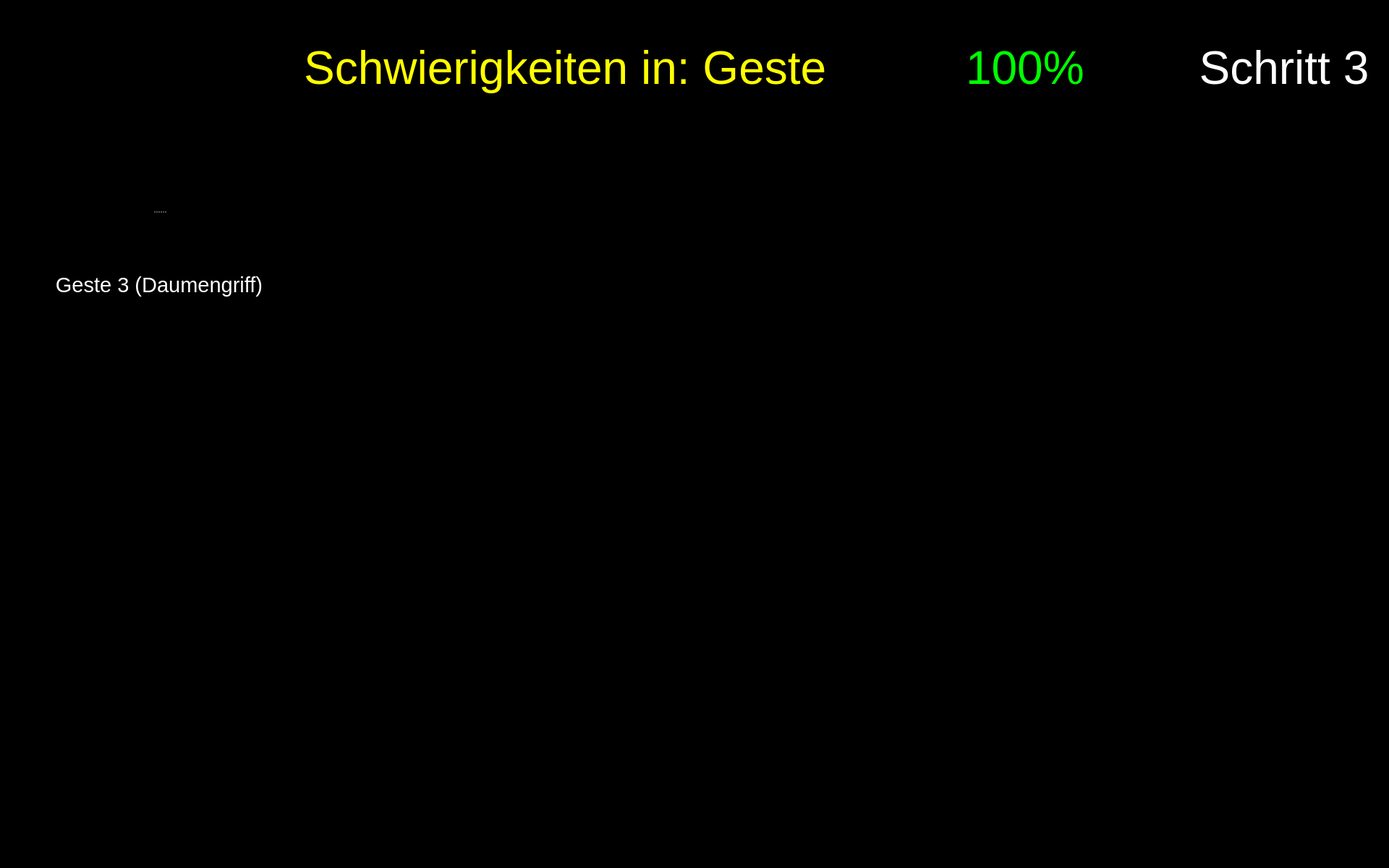
<?xml version="1.0" encoding="UTF-8"?>
<ui version="4.0">
 <class>Form</class>
 <widget class="QWidget" name="Form">
  <property name="geometry">
   <rect>
    <x>0</x>
    <y>0</y>
    <width>1920</width>
    <height>1200</height>
   </rect>
  </property>
  <property name="maximumSize">
   <size>
    <width>1920</width>
    <height>1200</height>
   </size>
  </property>
  <property name="windowTitle">
   <string>Form</string>
  </property>
  <property name="styleSheet">
   <string notr="true">background-color: rgb(0, 0, 0);</string>
  </property>
  <widget class="QPushButton" name="button_nav_left">
   <property name="enabled">
    <bool>true</bool>
   </property>
   <property name="geometry">
    <rect>
     <x>800</x>
     <y>560</y>
     <width>150</width>
     <height>150</height>
    </rect>
   </property>
   <property name="minimumSize">
    <size>
     <width>81</width>
     <height>81</height>
    </size>
   </property>
   <property name="maximumSize">
    <size>
     <width>150</width>
     <height>150</height>
    </size>
   </property>
   <property name="cursor">
    <cursorShape>OpenHandCursor</cursorShape>
   </property>
   <property name="focusPolicy">
    <enum>Qt::WheelFocus</enum>
   </property>
   <property name="contextMenuPolicy">
    <enum>Qt::DefaultContextMenu</enum>
   </property>
   <property name="layoutDirection">
    <enum>Qt::LeftToRight</enum>
   </property>
   <property name="autoFillBackground">
    <bool>false</bool>
   </property>
   <property name="styleSheet">
    <string notr="true"/>
   </property>
   <property name="icon">
    <iconset resource="resources/res.qrc">
     <normaloff>:/buttons/Button Left.svg</normaloff>:/buttons/Button Left.svg</iconset>
   </property>
   <property name="iconSize">
    <size>
     <width>144</width>
     <height>144</height>
    </size>
   </property>
   <property name="autoDefault">
    <bool>false</bool>
   </property>
   <property name="default">
    <bool>false</bool>
   </property>
   <property name="flat">
    <bool>true</bool>
   </property>
  </widget>
  <widget class="QPushButton" name="button_nav_right">
   <property name="enabled">
    <bool>true</bool>
   </property>
   <property name="geometry">
    <rect>
     <x>960</x>
     <y>560</y>
     <width>150</width>
     <height>150</height>
    </rect>
   </property>
   <property name="minimumSize">
    <size>
     <width>81</width>
     <height>81</height>
    </size>
   </property>
   <property name="maximumSize">
    <size>
     <width>150</width>
     <height>150</height>
    </size>
   </property>
   <property name="cursor">
    <cursorShape>OpenHandCursor</cursorShape>
   </property>
   <property name="focusPolicy">
    <enum>Qt::WheelFocus</enum>
   </property>
   <property name="contextMenuPolicy">
    <enum>Qt::DefaultContextMenu</enum>
   </property>
   <property name="layoutDirection">
    <enum>Qt::LeftToRight</enum>
   </property>
   <property name="autoFillBackground">
    <bool>false</bool>
   </property>
   <property name="styleSheet">
    <string notr="true"/>
   </property>
   <property name="icon">
    <iconset resource="resources/res.qrc">
     <normaloff>:/buttons/Button Right.svg</normaloff>:/buttons/Button Right.svg</iconset>
   </property>
   <property name="iconSize">
    <size>
     <width>144</width>
     <height>144</height>
    </size>
   </property>
   <property name="autoDefault">
    <bool>false</bool>
   </property>
   <property name="default">
    <bool>false</bool>
   </property>
   <property name="flat">
    <bool>true</bool>
   </property>
  </widget>
  <widget class="QWidget" name="widget_score" native="true">
   <property name="geometry">
    <rect>
     <x>1180</x>
     <y>20</y>
     <width>450</width>
     <height>150</height>
    </rect>
   </property>
   <widget class="QWidget" name="horizontalLayoutWidget_2">
    <property name="geometry">
     <rect>
      <x>-1</x>
      <y>-1</y>
      <width>451</width>
      <height>152</height>
     </rect>
    </property>
    <layout class="QHBoxLayout" name="horizontalLayout_2">
     <item>
      <widget class="QLabel" name="score_flag">
       <property name="enabled">
        <bool>true</bool>
       </property>
       <property name="sizePolicy">
        <sizepolicy hsizetype="Preferred" vsizetype="Preferred">
         <horstretch>0</horstretch>
         <verstretch>0</verstretch>
        </sizepolicy>
       </property>
       <property name="maximumSize">
        <size>
         <width>150</width>
         <height>150</height>
        </size>
       </property>
       <property name="text">
        <string/>
       </property>
       <property name="pixmap">
        <pixmap resource="resources/res.qrc">:/img/Score Flag.svg</pixmap>
       </property>
      </widget>
     </item>
     <item>
      <widget class="QLabel" name="label_text_score">
       <property name="font">
        <font>
         <pointsize>48</pointsize>
        </font>
       </property>
       <property name="styleSheet">
        <string notr="true">color: rgb(0, 255, 0);</string>
       </property>
       <property name="text">
        <string>&lt;html&gt;&lt;head/&gt;&lt;body&gt;&lt;p&gt;&lt;span style=&quot; color:#00ff00;&quot;&gt;100%&lt;/span&gt;&lt;/p&gt;&lt;/body&gt;&lt;/html&gt;</string>
       </property>
       <property name="alignment">
        <set>Qt::AlignLeading|Qt::AlignLeft|Qt::AlignVCenter</set>
       </property>
       <property name="wordWrap">
        <bool>true</bool>
       </property>
      </widget>
     </item>
    </layout>
   </widget>
  </widget>
  <widget class="QPushButton" name="button_exit">
   <property name="enabled">
    <bool>true</bool>
   </property>
   <property name="geometry">
    <rect>
     <x>1760</x>
     <y>1040</y>
     <width>150</width>
     <height>150</height>
    </rect>
   </property>
   <property name="minimumSize">
    <size>
     <width>81</width>
     <height>81</height>
    </size>
   </property>
   <property name="maximumSize">
    <size>
     <width>150</width>
     <height>150</height>
    </size>
   </property>
   <property name="cursor">
    <cursorShape>OpenHandCursor</cursorShape>
   </property>
   <property name="focusPolicy">
    <enum>Qt::WheelFocus</enum>
   </property>
   <property name="contextMenuPolicy">
    <enum>Qt::DefaultContextMenu</enum>
   </property>
   <property name="icon">
    <iconset resource="resources/res.qrc">
     <normaloff>:/buttons/Button Exit.svg</normaloff>:/buttons/Button Exit.svg</iconset>
   </property>
   <property name="iconSize">
    <size>
     <width>144</width>
     <height>144</height>
    </size>
   </property>
   <property name="autoDefault">
    <bool>false</bool>
   </property>
   <property name="default">
    <bool>false</bool>
   </property>
   <property name="flat">
    <bool>true</bool>
   </property>
  </widget>
  <widget class="QLabel" name="icon_reaction_1">
   <property name="enabled">
    <bool>true</bool>
   </property>
   <property name="geometry">
    <rect>
     <x>1400</x>
     <y>250</y>
     <width>200</width>
     <height>200</height>
    </rect>
   </property>
   <property name="sizePolicy">
    <sizepolicy hsizetype="Preferred" vsizetype="Preferred">
     <horstretch>0</horstretch>
     <verstretch>0</verstretch>
    </sizepolicy>
   </property>
   <property name="maximumSize">
    <size>
     <width>200</width>
     <height>200</height>
    </size>
   </property>
   <property name="text">
    <string/>
   </property>
   <property name="scaledContents">
    <bool>true</bool>
   </property>
  </widget>
  <widget class="QLabel" name="image_step">
   <property name="geometry">
    <rect>
     <x>1650</x>
     <y>170</y>
     <width>250</width>
     <height>250</height>
    </rect>
   </property>
   <property name="font">
    <font>
     <pointsize>48</pointsize>
    </font>
   </property>
   <property name="styleSheet">
    <string notr="true">color: rgb(255, 255, 255);</string>
   </property>
   <property name="text">
    <string/>
   </property>
   <property name="pixmap">
    <pixmap resource="resources/res.qrc">:/detected steps/Detected Step3 Button.png</pixmap>
   </property>
   <property name="alignment">
    <set>Qt::AlignCenter</set>
   </property>
   <property name="wordWrap">
    <bool>true</bool>
   </property>
  </widget>
  <widget class="QLabel" name="icon_expert_1">
   <property name="enabled">
    <bool>true</bool>
   </property>
   <property name="geometry">
    <rect>
     <x>490</x>
     <y>220</y>
     <width>100</width>
     <height>100</height>
    </rect>
   </property>
   <property name="sizePolicy">
    <sizepolicy hsizetype="Preferred" vsizetype="Preferred">
     <horstretch>0</horstretch>
     <verstretch>0</verstretch>
    </sizepolicy>
   </property>
   <property name="maximumSize">
    <size>
     <width>100</width>
     <height>100</height>
    </size>
   </property>
   <property name="text">
    <string/>
   </property>
   <property name="pixmap">
    <pixmap resource="resources/res.qrc">:/img/Icon Expert.png</pixmap>
   </property>
   <property name="scaledContents">
    <bool>true</bool>
   </property>
  </widget>
  <widget class="QLabel" name="label_plot_1">
   <property name="geometry">
    <rect>
     <x>490</x>
     <y>180</y>
     <width>850</width>
     <height>340</height>
    </rect>
   </property>
   <property name="maximumSize">
    <size>
     <width>1200</width>
     <height>480</height>
    </size>
   </property>
   <property name="font">
    <font>
     <pointsize>48</pointsize>
    </font>
   </property>
   <property name="styleSheet">
    <string notr="true">color: rgb(255, 255, 255);</string>
   </property>
   <property name="text">
    <string/>
   </property>
   <property name="scaledContents">
    <bool>true</bool>
   </property>
  </widget>
  <widget class="QLabel" name="icon_newbie_1">
   <property name="enabled">
    <bool>true</bool>
   </property>
   <property name="geometry">
    <rect>
     <x>490</x>
     <y>380</y>
     <width>100</width>
     <height>100</height>
    </rect>
   </property>
   <property name="sizePolicy">
    <sizepolicy hsizetype="Preferred" vsizetype="Preferred">
     <horstretch>0</horstretch>
     <verstretch>0</verstretch>
    </sizepolicy>
   </property>
   <property name="maximumSize">
    <size>
     <width>100</width>
     <height>100</height>
    </size>
   </property>
   <property name="text">
    <string/>
   </property>
   <property name="pixmap">
    <pixmap resource="resources/res.qrc">:/img/Icon User.png</pixmap>
   </property>
   <property name="scaledContents">
    <bool>true</bool>
   </property>
  </widget>
  <widget class="QLabel" name="label_trouble">
   <property name="geometry">
    <rect>
     <x>260</x>
     <y>20</y>
     <width>900</width>
     <height>150</height>
    </rect>
   </property>
   <property name="font">
    <font>
     <family>Arial</family>
     <pointsize>48</pointsize>
     <weight>9</weight>
     <italic>false</italic>
     <bold>false</bold>
    </font>
   </property>
   <property name="styleSheet">
    <string notr="true">font: 75 48pt &quot;Arial&quot;;
color: rgb(255, 255, 0);</string>
   </property>
   <property name="text">
    <string>Schwierigkeiten in: Geste </string>
   </property>
   <property name="textFormat">
    <enum>Qt::RichText</enum>
   </property>
   <property name="alignment">
    <set>Qt::AlignRight|Qt::AlignTrailing|Qt::AlignVCenter</set>
   </property>
   <property name="wordWrap">
    <bool>true</bool>
   </property>
  </widget>
  <widget class="QLabel" name="label_text_step">
   <property name="geometry">
    <rect>
     <x>1650</x>
     <y>20</y>
     <width>250</width>
     <height>150</height>
    </rect>
   </property>
   <property name="font">
    <font>
     <family>Arial</family>
     <pointsize>48</pointsize>
     <weight>9</weight>
     <italic>false</italic>
     <bold>false</bold>
    </font>
   </property>
   <property name="styleSheet">
    <string notr="true">font: 75 48pt &quot;Arial&quot;;
color: rgb(255, 255, 255);</string>
   </property>
   <property name="text">
    <string>Schritt 3</string>
   </property>
   <property name="textFormat">
    <enum>Qt::RichText</enum>
   </property>
   <property name="alignment">
    <set>Qt::AlignCenter</set>
   </property>
   <property name="wordWrap">
    <bool>true</bool>
   </property>
  </widget>
  <widget class="QSplitter" name="splitter_5">
   <property name="geometry">
    <rect>
     <x>60</x>
     <y>210</y>
     <width>320</width>
     <height>282</height>
    </rect>
   </property>
   <property name="orientation">
    <enum>Qt::Vertical</enum>
   </property>
   <widget class="QLabel" name="image_required_4">
    <property name="maximumSize">
     <size>
      <width>320</width>
      <height>240</height>
     </size>
    </property>
    <property name="text">
     <string/>
    </property>
    <property name="pixmap">
     <pixmap resource="resources/res.qrc">:/img/right_step3_gesture3.png</pixmap>
    </property>
    <property name="scaledContents">
     <bool>true</bool>
    </property>
   </widget>
   <widget class="QLabel" name="text_required_4">
    <property name="font">
     <font>
      <family>Arial</family>
      <pointsize>22</pointsize>
      <weight>9</weight>
      <italic>false</italic>
      <bold>false</bold>
     </font>
    </property>
    <property name="styleSheet">
     <string notr="true">font: 75 22pt &quot;Arial&quot;;
color: rgb(255, 255, 255);</string>
    </property>
    <property name="text">
     <string>Geste 3 (Daumengriff)</string>
    </property>
    <property name="textFormat">
     <enum>Qt::PlainText</enum>
    </property>
    <property name="alignment">
     <set>Qt::AlignCenter</set>
    </property>
    <property name="wordWrap">
     <bool>true</bool>
    </property>
   </widget>
  </widget>
  <zorder>label_plot_1</zorder>
  <zorder>button_nav_left</zorder>
  <zorder>button_nav_right</zorder>
  <zorder>widget_score</zorder>
  <zorder>button_exit</zorder>
  <zorder>icon_reaction_1</zorder>
  <zorder>image_step</zorder>
  <zorder>icon_expert_1</zorder>
  <zorder>icon_newbie_1</zorder>
  <zorder>label_trouble</zorder>
  <zorder>label_text_step</zorder>
  <zorder>splitter_5</zorder>
 </widget>
 <resources>
  <include location="resources/res.qrc"/>
 </resources>
 <connections/>
</ui>
